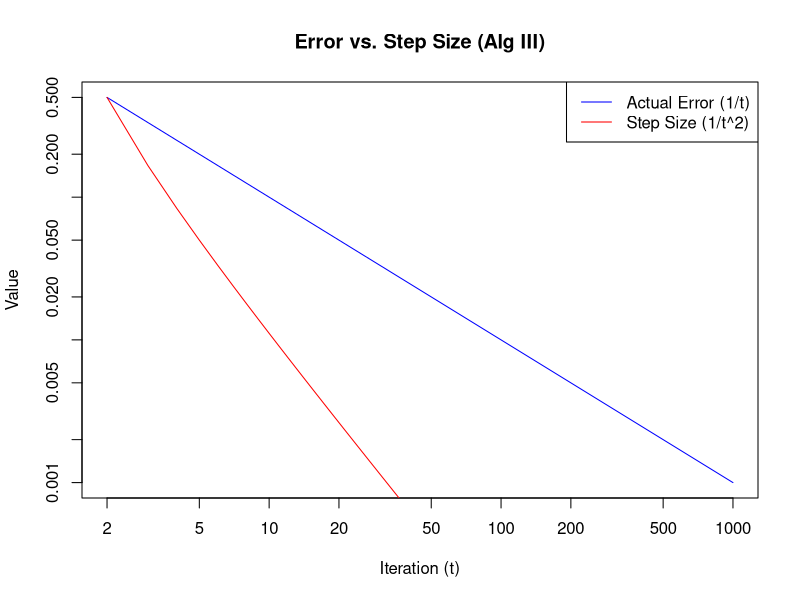

Write the R code that produced this figure.
## ---- chunk 1
# Define the objective function
f <- function(x) {
  return((x^3 / 3) - (x^2 / 2) - x - 1)
}

# Implementation of the Golden Section Search
golden_section_search <- function(func, a, b, tol = 1e-6) {
  phi <- (sqrt(5) - 1) / 2
  
  # Calculate initial internal points
  x1 <- b - phi * (b - a)
  x2 <- a + phi * (b - a)
  
  # Initial evaluations
  f1 <- func(x1)
  f2 <- func(x2)
  
  iteration <- 0
  while ((b - a) > tol) {
    iteration <- iteration + 1
    if (f1 < f2) {
      b <- x2
      x2 <- x1
      f2 <- f1
      x1 <- b - phi * (b - a)
      f1 <- func(x1)
    } else {
      a <- x1
      x1 <- x2
      f1 <- f2
      x2 <- a + phi * (b - a)
      f2 <- func(x2)
    }
  }
  
  x_opt <- (a + b) / 2
  return(list(x_min = x_opt, f_min = func(x_opt), iterations = iteration))
}

# Execute the search
result <- golden_section_search(f, 1, 2, 1e-6)

# Output results
cat("Optimal x:", format(result$x_min, nsmall = 8), "\n")
cat("Minimum value f(x):", format(result$f_min, nsmall = 8), "\n")
cat("Total iterations:", result$iterations, "\n")
## ---- chunk 2
# Define the objective function f(x)
f <- function(x) {
  return(exp(-x) - cos(x))
}

# Implementation of the Golden Section Search
# We use a standard tolerance epsilon = 1e-6
golden_section <- function(a, b, epsilon = 1e-6) {
  phi <- (sqrt(5) - 1) / 2
  
  # Determine initial interior points
  x1 <- b - phi * (b - a)
  x2 <- a + phi * (b - a)
  
  f1 <- f(x1)
  f2 <- f(x2)
  
  # Count evaluations: 2 initial + 1 per iteration
  eval_count <- 2
  
  while ((b - a) > epsilon) {
    if (f1 < f2) {
      b <- x2
      x2 <- x1
      f2 <- f1
      x1 <- b - phi * (b - a)
      f1 <- f(x1)
    } else {
      a <- x1
      x1 <- x2
      f1 <- f2
      x2 <- a + phi * (b - a)
      f2 <- f(x2)
    }
    eval_count <- eval_count + 1
  }
  
  x_star <- (a + b) / 2
  return(list(minimizer = x_star, value = f(x_star), evaluations = eval_count))
}

# Execute search on [0, 1]
result <- golden_section(0, 1)

cat("The unique global minimizer x* is:", result$minimizer, "\n")
cat("The minimum value f(x*) is:", result$value, "\n")
cat("Number of function evaluations used:", result$evaluations, "\n")
## ---- chunk 3
# Parameters
iterations <- 1:1000
epsilon_t <- 1 / iterations
step_size <- abs(diff(epsilon_t))

# Create a comparison table
comparison <- data.frame(
  t = iterations[-1],
  Error = epsilon_t[-1],
  Step_Size = step_size
)

# Display first few rows to show the gap
print(head(comparison, 10))

# Visualization
plot(comparison$t, comparison$Error, type = "l", col = "blue", log = "xy",
     xlab = "Iteration (t)", ylab = "Value", main = "Error vs. Step Size (Alg III)")
lines(comparison$t, comparison$Step_Size, col = "red")
legend("topright", legend = c("Actual Error (1/t)", "Step Size (1/t^2)"), 
       col = c("blue", "red"), lty = 1)
## ---- chunk 4
# Define matrix A and vector b
A <- matrix(c(4, -2, -2, 2), nrow = 2, byrow = TRUE)
b <- c(4, -6)

# Solve for x using the solve() function (uses LU/QR internally)
x_star <- solve(A, b)

# Verify using Cholesky decomposition
L <- chol(A) # Note: R returns the upper triangular factor
y <- solve(t(L), b)
x_chol <- solve(L, y)

cat("The minimizer x* is:\n")
print(x_star)
